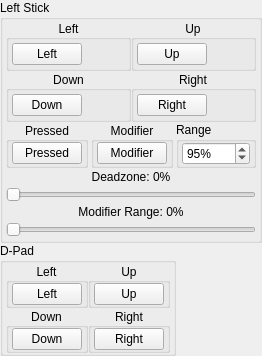
         <widget class="QWidget" name="bottomLeft" native="true">
          <layout class="QVBoxLayout" name="bottomLeftLayout" stretch="0,0,0">
           <property name="spacing">
            <number>0</number>
           </property>
           <property name="sizeConstraint">
            <enum>QLayout::SizeConstraint::SetDefaultConstraint</enum>
           </property>
           <property name="leftMargin">
            <number>0</number>
           </property>
           <property name="topMargin">
            <number>0</number>
           </property>
           <property name="rightMargin">
            <number>0</number>
           </property>
           <property name="bottomMargin">
            <number>0</number>
           </property>
           <item>
            <widget class="QGroupBox" name="LStick">
             <property name="sizePolicy">
              <sizepolicy hsizetype="Fixed" vsizetype="Fixed">
               <horstretch>0</horstretch>
               <verstretch>0</verstretch>
              </sizepolicy>
             </property>
             <property name="title">
              <string>Left Stick</string>
             </property>
             <property name="alignment">
              <set>Qt::AlignmentFlag::AlignLeading|Qt::AlignmentFlag::AlignLeft|Qt::AlignmentFlag::AlignTop</set>
             </property>
             <layout class="QVBoxLayout" name="verticalLayout_3">
              <property name="spacing">
               <number>0</number>
              </property>
              <property name="sizeConstraint">
               <enum>QLayout::SizeConstraint::SetDefaultConstraint</enum>
              </property>
              <property name="leftMargin">
               <number>3</number>
              </property>
              <property name="topMargin">
               <number>0</number>
              </property>
              <property name="rightMargin">
               <number>3</number>
              </property>
              <property name="bottomMargin">
               <number>0</number>
              </property>
              <item>
               <widget class="QWidget" name="LStickDirectionsWidget" native="true">
                <layout class="QGridLayout" name="gridLayout">
                 <property name="leftMargin">
                  <number>0</number>
                 </property>
                 <property name="topMargin">
                  <number>0</number>
                 </property>
                 <property name="rightMargin">
                  <number>0</number>
                 </property>
                 <property name="bottomMargin">
                  <number>0</number>
                 </property>
                 <property name="spacing">
                  <number>0</number>
                 </property>
                 <item row="1" column="0">
                  <widget class="QGroupBox" name="buttonLStickDownGroup">
                   <property name="title">
                    <string>Down</string>
                   </property>
                   <property name="alignment">
                    <set>Qt::AlignmentFlag::AlignCenter</set>
                   </property>
                   <layout class="QVBoxLayout" name="buttonLStickDownVerticalLayout">
                    <property name="spacing">
                     <number>0</number>
                    </property>
                    <property name="leftMargin">
                     <number>3</number>
                    </property>
                    <property name="topMargin">
                     <number>3</number>
                    </property>
                    <property name="rightMargin">
                     <number>3</number>
                    </property>
                    <property name="bottomMargin">
                     <number>3</number>
                    </property>
                    <item>
                     <widget class="QPushButton" name="buttonLStickDown">
                      <property name="minimumSize">
                       <size>
                        <width>70</width>
                        <height>0</height>
                       </size>
                      </property>
                      <property name="maximumSize">
                       <size>
                        <width>68</width>
                        <height>16777215</height>
                       </size>
                      </property>
                      <property name="styleSheet">
                       <string notr="true">min-width: 68px;</string>
                      </property>
                      <property name="text">
                       <string>Down</string>
                      </property>
                     </widget>
                    </item>
                   </layout>
                  </widget>
                 </item>
                 <item row="1" column="1">
                  <widget class="QGroupBox" name="buttonLStickRightGroup">
                   <property name="title">
                    <string>Right</string>
                   </property>
                   <property name="alignment">
                    <set>Qt::AlignmentFlag::AlignCenter</set>
                   </property>
                   <layout class="QVBoxLayout" name="buttonLStickRightVerticalLayout">
                    <property name="spacing">
                     <number>0</number>
                    </property>
                    <property name="leftMargin">
                     <number>3</number>
                    </property>
                    <property name="topMargin">
                     <number>3</number>
                    </property>
                    <property name="rightMargin">
                     <number>3</number>
                    </property>
                    <property name="bottomMargin">
                     <number>3</number>
                    </property>
                    <item>
                     <widget class="QPushButton" name="buttonLStickRight">
                      <property name="minimumSize">
                       <size>
                        <width>70</width>
                        <height>0</height>
                       </size>
                      </property>
                      <property name="maximumSize">
                       <size>
                        <width>68</width>
                        <height>16777215</height>
                       </size>
                      </property>
                      <property name="styleSheet">
                       <string notr="true">min-width: 68px;</string>
                      </property>
                      <property name="text">
                       <string>Right</string>
                      </property>
                     </widget>
                    </item>
                   </layout>
                  </widget>
                 </item>
                 <item row="0" column="0">
                  <widget class="QGroupBox" name="buttonLStickLeftGroup">
                   <property name="title">
                    <string>Left</string>
                   </property>
                   <property name="alignment">
                    <set>Qt::AlignmentFlag::AlignCenter</set>
                   </property>
                   <layout class="QVBoxLayout" name="buttonLStickLeftVerticalLayout">
                    <property name="spacing">
                     <number>0</number>
                    </property>
                    <property name="leftMargin">
                     <number>3</number>
                    </property>
                    <property name="topMargin">
                     <number>3</number>
                    </property>
                    <property name="rightMargin">
                     <number>3</number>
                    </property>
                    <property name="bottomMargin">
                     <number>3</number>
                    </property>
                    <item>
                     <widget class="QPushButton" name="buttonLStickLeft">
                      <property name="minimumSize">
                       <size>
                        <width>70</width>
                        <height>0</height>
                       </size>
                      </property>
                      <property name="maximumSize">
                       <size>
                        <width>68</width>
                        <height>16777215</height>
                       </size>
                      </property>
                      <property name="styleSheet">
                       <string notr="true">min-width: 68px;</string>
                      </property>
                      <property name="text">
                       <string>Left</string>
                      </property>
                     </widget>
                    </item>
                   </layout>
                  </widget>
                 </item>
                 <item row="0" column="1">
                  <widget class="QGroupBox" name="buttonLStickUpGroup">
                   <property name="title">
                    <string>Up</string>
                   </property>
                   <property name="alignment">
                    <set>Qt::AlignmentFlag::AlignCenter</set>
                   </property>
                   <property name="flat">
                    <bool>false</bool>
                   </property>
                   <layout class="QVBoxLayout" name="buttonLStickUpVerticalLayout">
                    <property name="spacing">
                     <number>0</number>
                    </property>
                    <property name="leftMargin">
                     <number>3</number>
                    </property>
                    <property name="topMargin">
                     <number>3</number>
                    </property>
                    <property name="rightMargin">
                     <number>3</number>
                    </property>
                    <property name="bottomMargin">
                     <number>3</number>
                    </property>
                    <item>
                     <widget class="QPushButton" name="buttonLStickUp">
                      <property name="minimumSize">
                       <size>
                        <width>70</width>
                        <height>0</height>
                       </size>
                      </property>
                      <property name="maximumSize">
                       <size>
                        <width>68</width>
                        <height>16777215</height>
                       </size>
                      </property>
                      <property name="styleSheet">
                       <string notr="true">min-width: 68px;</string>
                      </property>
                      <property name="text">
                       <string>Up</string>
                      </property>
                     </widget>
                    </item>
                   </layout>
                  </widget>
                 </item>
                </layout>
               </widget>
              </item>
              <item>
               <layout class="QHBoxLayout" name="buttonLStickPressedModifierHorizontalLayout">
                <property name="spacing">
                 <number>3</number>
                </property>
                <item alignment="Qt::AlignmentFlag::AlignHCenter">
                 <widget class="QGroupBox" name="buttonLStickPressedGroup">
                  <property name="title">
                   <string>Pressed</string>
                  </property>
                  <property name="alignment">
                   <set>Qt::AlignmentFlag::AlignCenter</set>
                  </property>
                  <layout class="QVBoxLayout" name="buttonLStickPressedVerticalLayout" stretch="0">
                   <property name="spacing">
                    <number>0</number>
                   </property>
                   <property name="leftMargin">
                    <number>3</number>
                   </property>
                   <property name="topMargin">
                    <number>0</number>
                   </property>
                   <property name="rightMargin">
                    <number>3</number>
                   </property>
                   <property name="bottomMargin">
                    <number>0</number>
                   </property>
                   <item>
                    <widget class="QPushButton" name="buttonLStick">
                     <property name="minimumSize">
                      <size>
                       <width>70</width>
                       <height>0</height>
                      </size>
                     </property>
                     <property name="maximumSize">
                      <size>
                       <width>68</width>
                       <height>16777215</height>
                      </size>
                     </property>
                     <property name="styleSheet">
                      <string notr="true">min-width: 68px;</string>
                     </property>
                     <property name="text">
                      <string>Pressed</string>
                     </property>
                    </widget>
                   </item>
                  </layout>
                 </widget>
                </item>
                <item alignment="Qt::AlignmentFlag::AlignHCenter">
                 <widget class="QGroupBox" name="buttonLStickModGroup">
                  <property name="title">
                   <string>Modifier</string>
                  </property>
                  <property name="alignment">
                   <set>Qt::AlignmentFlag::AlignCenter</set>
                  </property>
                  <layout class="QVBoxLayout" name="buttonLStickModVerticalLayout">
                   <property name="spacing">
                    <number>0</number>
                   </property>
                   <property name="leftMargin">
                    <number>3</number>
                   </property>
                   <property name="topMargin">
                    <number>0</number>
                   </property>
                   <property name="rightMargin">
                    <number>3</number>
                   </property>
                   <property name="bottomMargin">
                    <number>0</number>
                   </property>
                   <item>
                    <widget class="QPushButton" name="buttonLStickMod">
                     <property name="minimumSize">
                      <size>
                       <width>70</width>
                       <height>0</height>
                      </size>
                     </property>
                     <property name="maximumSize">
                      <size>
                       <width>68</width>
                       <height>16777215</height>
                      </size>
                     </property>
                     <property name="styleSheet">
                      <string notr="true">min-width: 68px;</string>
                     </property>
                     <property name="text">
                      <string>Modifier</string>
                     </property>
                    </widget>
                   </item>
                  </layout>
                 </widget>
                </item>
                <item>
                 <widget class="QGroupBox" name="buttonLStickRangeGroup">
                  <property name="title">
                   <string>Range</string>
                  </property>
                  <layout class="QHBoxLayout" name="buttonLStickRangeGroupHorizontalLayout">
                   <property name="spacing">
                    <number>0</number>
                   </property>
                   <property name="leftMargin">
                    <number>3</number>
                   </property>
                   <property name="topMargin">
                    <number>0</number>
                   </property>
                   <property name="rightMargin">
                    <number>3</number>
                   </property>
                   <property name="bottomMargin">
                    <number>0</number>
                   </property>
                   <item>
                    <widget class="QSpinBox" name="spinboxLStickRange">
                     <property name="minimumSize">
                      <size>
                       <width>68</width>
                       <height>21</height>
                      </size>
                     </property>
                     <property name="maximumSize">
                      <size>
                       <width>68</width>
                       <height>16777215</height>
                      </size>
                     </property>
                     <property name="suffix">
                      <string>%</string>
                     </property>
                     <property name="minimum">
                      <number>25</number>
                     </property>
                     <property name="maximum">
                      <number>150</number>
                     </property>
                     <property name="value">
                      <number>95</number>
                     </property>
                    </widget>
                   </item>
                  </layout>
                 </widget>
                </item>
               </layout>
              </item>
              <item>
               <layout class="QVBoxLayout" name="sliderLStickDeadzoneModifierRangeVerticalLayout">
                <property name="spacing">
                 <number>3</number>
                </property>
                <property name="sizeConstraint">
                 <enum>QLayout::SizeConstraint::SetDefaultConstraint</enum>
                </property>
                <property name="leftMargin">
                 <number>0</number>
                </property>
                <property name="topMargin">
                 <number>2</number>
                </property>
                <property name="rightMargin">
                 <number>0</number>
                </property>
                <property name="bottomMargin">
                 <number>3</number>
                </property>
                <item>
                 <layout class="QHBoxLayout" name="sliderLStickDeadzoneHorizontalLayout">
                  <item>
                   <widget class="QLabel" name="labelLStickDeadzone">
                    <property name="text">
                     <string>Deadzone: 0%</string>
                    </property>
                    <property name="alignment">
                     <set>Qt::AlignmentFlag::AlignHCenter</set>
                    </property>
                   </widget>
                  </item>
                 </layout>
                </item>
                <item>
                 <widget class="QSlider" name="sliderLStickDeadzone">
                  <property name="maximum">
                   <number>100</number>
                  </property>
                  <property name="orientation">
                   <enum>Qt::Orientation::Horizontal</enum>
                  </property>
                 </widget>
                </item>
                <item>
                 <layout class="QHBoxLayout" name="sliderLStickModifierRangeHorizontalLayout">
                  <item>
                   <widget class="QLabel" name="labelLStickModifierRange">
                    <property name="text">
                     <string>Modifier Range: 0%</string>
                    </property>
                    <property name="alignment">
                     <set>Qt::AlignmentFlag::AlignHCenter</set>
                    </property>
                   </widget>
                  </item>
                 </layout>
                </item>
                <item>
                 <widget class="QSlider" name="sliderLStickModifierRange">
                  <property name="maximum">
                   <number>100</number>
                  </property>
                  <property name="orientation">
                   <enum>Qt::Orientation::Horizontal</enum>
                  </property>
                 </widget>
                </item>
               </layout>
              </item>
             </layout>
            </widget>
           </item>
           <item>
            <widget class="QGroupBox" name="Dpad">
             <property name="sizePolicy">
              <sizepolicy hsizetype="Fixed" vsizetype="Fixed">
               <horstretch>0</horstretch>
               <verstretch>0</verstretch>
              </sizepolicy>
             </property>
             <property name="title">
              <string>D-Pad</string>
             </property>
             <property name="flat">
              <bool>false</bool>
             </property>
             <property name="checkable">
              <bool>false</bool>
             </property>
             <layout class="QVBoxLayout" name="verticalLayout_5">
              <property name="spacing">
               <number>0</number>
              </property>
              <property name="leftMargin">
               <number>3</number>
              </property>
              <property name="topMargin">
               <number>0</number>
              </property>
              <property name="rightMargin">
               <number>3</number>
              </property>
              <property name="bottomMargin">
               <number>0</number>
              </property>
              <item>
               <widget class="QWidget" name="dpadDirectionsWidget" native="true">
                <layout class="QGridLayout" name="gridLayout_2">
                 <property name="leftMargin">
                  <number>0</number>
                 </property>
                 <property name="topMargin">
                  <number>0</number>
                 </property>
                 <property name="rightMargin">
                  <number>0</number>
                 </property>
                 <property name="bottomMargin">
                  <number>0</number>
                 </property>
                 <property name="spacing">
                  <number>0</number>
                 </property>
                 <item row="1" column="0">
                  <widget class="QGroupBox" name="buttonDpadDownGroup">
                   <property name="title">
                    <string>Down</string>
                   </property>
                   <property name="alignment">
                    <set>Qt::AlignmentFlag::AlignCenter</set>
                   </property>
                   <layout class="QVBoxLayout" name="buttonDpadDownVerticalLayout">
                    <property name="spacing">
                     <number>0</number>
                    </property>
                    <property name="leftMargin">
                     <number>3</number>
                    </property>
                    <property name="topMargin">
                     <number>0</number>
                    </property>
                    <property name="rightMargin">
                     <number>3</number>
                    </property>
                    <property name="bottomMargin">
                     <number>0</number>
                    </property>
                    <item>
                     <widget class="QPushButton" name="buttonDpadDown">
                      <property name="minimumSize">
                       <size>
                        <width>70</width>
                        <height>0</height>
                       </size>
                      </property>
                      <property name="maximumSize">
                       <size>
                        <width>68</width>
                        <height>16777215</height>
                       </size>
                      </property>
                      <property name="styleSheet">
                       <string notr="true">min-width: 68px;</string>
                      </property>
                      <property name="text">
                       <string>Down</string>
                      </property>
                     </widget>
                    </item>
                   </layout>
                  </widget>
                 </item>
                 <item row="0" column="0">
                  <widget class="QGroupBox" name="buttonDpadLeftGroup">
                   <property name="title">
                    <string>Left</string>
                   </property>
                   <property name="alignment">
                    <set>Qt::AlignmentFlag::AlignCenter</set>
                   </property>
                   <layout class="QVBoxLayout" name="buttonDpadLeftVerticalLayout">
                    <property name="spacing">
                     <number>0</number>
                    </property>
                    <property name="leftMargin">
                     <number>3</number>
                    </property>
                    <property name="topMargin">
                     <number>0</number>
                    </property>
                    <property name="rightMargin">
                     <number>3</number>
                    </property>
                    <property name="bottomMargin">
                     <number>0</number>
                    </property>
                    <item>
                     <widget class="QPushButton" name="buttonDpadLeft">
                      <property name="minimumSize">
                       <size>
                        <width>70</width>
                        <height>0</height>
                       </size>
                      </property>
                      <property name="maximumSize">
                       <size>
                        <width>68</width>
                        <height>16777215</height>
                       </size>
                      </property>
                      <property name="styleSheet">
                       <string notr="true">min-width: 68px;</string>
                      </property>
                      <property name="text">
                       <string>Left</string>
                      </property>
                     </widget>
                    </item>
                   </layout>
                  </widget>
                 </item>
                 <item row="1" column="1">
                  <widget class="QGroupBox" name="buttonDpadRightGroup">
                   <property name="title">
                    <string>Right</string>
                   </property>
                   <property name="alignment">
                    <set>Qt::AlignmentFlag::AlignCenter</set>
                   </property>
                   <layout class="QVBoxLayout" name="buttonDpadRightVerticalLayout">
                    <property name="spacing">
                     <number>0</number>
                    </property>
                    <property name="leftMargin">
                     <number>3</number>
                    </property>
                    <property name="topMargin">
                     <number>0</number>
                    </property>
                    <property name="rightMargin">
                     <number>3</number>
                    </property>
                    <property name="bottomMargin">
                     <number>0</number>
                    </property>
                    <item>
                     <widget class="QPushButton" name="buttonDpadRight">
                      <property name="minimumSize">
                       <size>
                        <width>70</width>
                        <height>0</height>
                       </size>
                      </property>
                      <property name="maximumSize">
                       <size>
                        <width>68</width>
                        <height>16777215</height>
                       </size>
                      </property>
                      <property name="styleSheet">
                       <string notr="true">min-width: 68px;</string>
                      </property>
                      <property name="text">
                       <string>Right</string>
                      </property>
                     </widget>
                    </item>
                   </layout>
                  </widget>
                 </item>
                 <item row="0" column="1">
                  <widget class="QGroupBox" name="buttonDpadUpGroup">
                   <property name="title">
                    <string>Up</string>
                   </property>
                   <property name="alignment">
                    <set>Qt::AlignmentFlag::AlignCenter</set>
                   </property>
                   <layout class="QVBoxLayout" name="buttonDpadUpVerticalLayout">
                    <property name="spacing">
                     <number>0</number>
                    </property>
                    <property name="leftMargin">
                     <number>3</number>
                    </property>
                    <property name="topMargin">
                     <number>0</number>
                    </property>
                    <property name="rightMargin">
                     <number>3</number>
                    </property>
                    <property name="bottomMargin">
                     <number>0</number>
                    </property>
                    <item>
                     <widget class="QPushButton" name="buttonDpadUp">
                      <property name="minimumSize">
                       <size>
                        <width>70</width>
                        <height>0</height>
                       </size>
                      </property>
                      <property name="maximumSize">
                       <size>
                        <width>68</width>
                        <height>16777215</height>
                       </size>
                      </property>
                      <property name="styleSheet">
                       <string notr="true">min-width: 68px;</string>
                      </property>
                      <property name="text">
                       <string>Up</string>
                      </property>
                     </widget>
                    </item>
                   </layout>
                  </widget>
                 </item>
                </layout>
               </widget>
              </item>
             </layout>
            </widget>
           </item>
           <item>
            <spacer name="verticalSpacerBottomLeft_2">
             <property name="orientation">
              <enum>Qt::Orientation::Vertical</enum>
             </property>
             <property name="sizeHint" stdset="0">
              <size>
               <width>20</width>
               <height>0</height>
              </size>
             </property>
            </spacer>
           </item>
          </layout>
         </widget>
